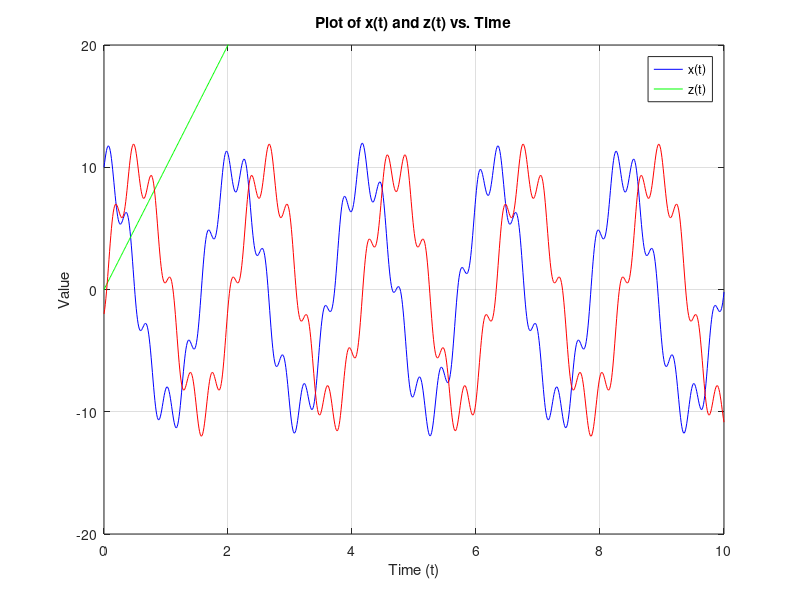

Source code (MATLAB):
% Define the range of t values
t = linspace(0, 10, 1000);
% Formulas
x = 10 * cos(3 * t) + 2 * sin(20 * t);
y = 10 * t;
z = 10 * sin(3 * t) - 2 * cos(20 * t);

%Plot
figure;
plot(t, x, 'b', t, y, 'g', t, z, 'r');

xlabel('Time (t)');
ylabel('Value');
legend('x(t)', 'z(t)');
title('Plot of x(t) and z(t) vs. Time');
grid on;
% Restrict the vertical range to -20 to 20
ylim([-20, 20]);

t_x = 1;
t_z = 2;
x_value = interp1(t, x, t_x);
z_value = interp1(t, z, t_z);
fprintf('Value of x for t=1: %.2f\n', x_value);
fprintf('Value of z for t=2: %.2f\n', z_value);
